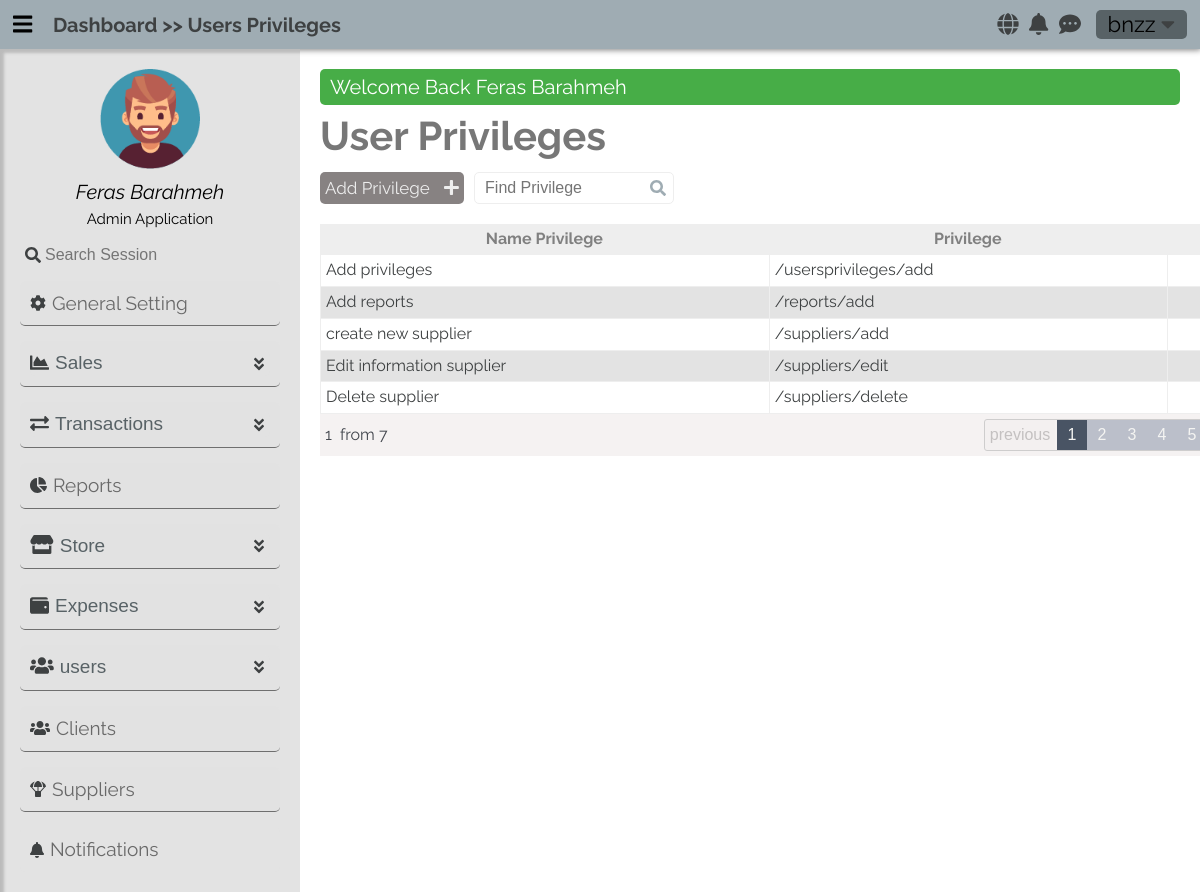
Page /usersprivileges (signed in) on the committed database.
### tables this page shows
CREATE TABLE `users_privileges` (
  `PrivilegeId` tinyint(3) UNSIGNED NOT NULL,
  `Privilege` varchar(30) NOT NULL,
  `PrivilegeTitle` varchar(30) NOT NULL
);

### app/controllers/AbstractController.php (called while the page is built, shortened)
<?php
abstract class AbstractController
{
    protected $_controller;
    protected $_action;
    public $_info = [];
    protected Template $_template;
    protected Registration $_registry;
    private function mergeInfo(): void
    {
        $dictionaryLanguage = $this->language->getDictionary();
        if (isset($dictionaryLanguage) && !empty($dictionaryLanguage))
            $this->_info = array_merge($this->_info, $dictionaryLanguage);
    }
    protected function _renderView(): void
    {
        $view = VIEWS_PATH .$this->_controller . DS . $this->_action . ".view.php";
        $this->_template->setRegistry($this->_registry);
        $this->_template->setActionViewFile($view);
        $this->_template->setData($this->_info);
        $this->_template->renderFiles();
    }
    public function setTemplate($tem): void
    {
        $this->_template = $tem;
    }
    public function setRegistry($registry): void
    {
        $this->_registry = $registry;
    }
    public function setController(mixed $controller): void
    {
        $this->_controller = $controller;
    }
    public function setAction(mixed $action): void
    {
        $this->_action = $action;
    }
}

### app/controllers/UsersPrivilegesController.php (called while the page is built, shortened)
<?php
class UsersPrivilegesController extends AbstractController
{
    public function defaultAction()
    {
        $this->_info["privileges"] = UserPrivilegeModel::getAll();
        $this->_renderView();
    }
}

### app/LIB/frontcontroller.php (called while the page is built, shortened)
<?php
class FrontController
{
    private $_controller = "index";
    private $_action = "default";
    private $_params = [];
    private $_template;
    private Registration $_registry;
    public function __construct(Template $tem, Registration $registry, Authentication $authenticated)
    {
        $this->_template = $tem;
        $this->_registry = $registry;
    }
    public function dispatch(): void
    {
        $actionName          = $this->_action . "Action";
        $controller = new $controllerClassName();
        $controller->setController($this->_controller);
        $controller->setAction($this->_action);
        $controller->setParams($this->_params);
        $controller->setTemplate($this->_template);
        $controller->setRegistry($this->_registry);
        $controller->$actionName();
    }
    public function setController(mixed $controller): void
    {
        if (isset($controller) && $controller) {
            $this->_controller = $controller;
        }
    }
}

### public/index.php (called while the page is built, shortened)
<?php
require_once APP_PATH . DS . "LIB" . DS . "autoload.php";
$session = new SessionManager;
$session->start();
$templateParts = require_once ".." . DS . "app" . DS . "config" . DS . "templateconfig.php";
$template       = new Template($templateParts);
$languages      = new Language();
$message        = Messenger::getInstance($session);
$authenticated  = Authentication::getInstance($session);
$registry       = Registration::getInstance();
$registry->session  = $session;
$registry->language = $languages;
$registry->message  = $message;
$frontController = new FrontController($template, $registry, $authenticated);
$frontController->dispatch();

### app/LIB/autoload.php (called while the page is built, shortened)
<?php
class  AutoLoad {
    public static function autoLoad($className)
    {
        $className = str_replace("APP", '', $className);
        $className = strtolower($className) . ".php" ;
    }
}

### app/LIB/database/databasehandler.php (called while the page is built, shortened)
<?php
abstract class DatabaseHandler
{
    public static function factory():  PDODatabaseHandler | MySQLiDatabaseHandler
    {
        $driver = DATABASE_CONN_DRIVER;
        if ($driver == self::DATABASE_DRIVER_POD) {
            return PDODatabaseHandler::getInstance();
        } elseif ($driver == self::DATABASE_DRIVER_MYSQLI) {
            return MySQLiDatabaseHandler::getInstance();
        }
        return PDODatabaseHandler::getInstance();
    }
}

### app/LIB/database/pdodatabasehandler.php (called while the page is built, shortened)
<?php
class PDODatabaseHandler extends DatabaseHandler
{
    private static $_instance;
    private static $_handler;
    public function __call($name, $arguments)
    {
        return call_user_func_array(array(&self::$_handler, $name), $arguments);
    }
    protected static function init()
    {
        try {
            self::$_handler = new \PDO(
                'mysql:hostname=' . DATABASE_HOST_NAME . ';dbname=' . DATABASE_DB_NAME,
                DATABASE_USER_NAME, DATABASE_PASSWORD, array(
                    \PDO::ATTR_ERRMODE => \PDO::ERRMODE_WARNING,
                    \PDO::MYSQL_ATTR_INIT_COMMAND => 'SET NAMES utf8'
                )
            );
        } catch (\PDOException $e) {
        }
    }
    public static function getInstance(): PDODatabaseHandler
    {
        if(self::$_instance === null) {
            self::$_instance = new self();
        }
        return self::$_instance;
    }
}

### app/models/abstractmodel.php (called while the page is built, shortened)
<?php
class AbstractModel
{
    public static function getAll(): bool|\ArrayIterator
    {
        $query = "SELECT * FROM " . static::$tableName;
        $stmt = DatabaseHandler::factory()->prepare($query);
        $stmt->execute();
        if (method_exists(get_called_class(), "__construct")) {
            $results = $stmt->fetchAll(
                \PDO::FETCH_CLASS | \PDO::FETCH_PROPS_LATE,
                get_called_class(),
                array_keys(static::$tableSchema)
            );
        }
        else {
            $results = $stmt->fetchAll(\PDO::FETCH_CLASS , get_called_class());
        }
        if ((is_array($results) && !empty($results)))  {
            return new \ArrayIterator($results);
        }
        return false;
    }
}

### app/views/usersprivileges/default.view.php (the view, shortened to what this page needs)
<h1 class="title-header"><?= $title_header ?></h1>
<div class="header-option flex mt-10">
    <a href="/usersprivileges/add" class=""><?= $text_content_add_privilege ?> <i class="fa fa-plus ml-10"></i></a>
    <div class="search">
        <label for="find-user"></label><input type="search"   placeholder="<?= $text_content_search_privilege ?>">
        <i class="fa fa-search lens"></i>
    </div>
</div>
<div class="container-table responsive-table mt-20" id="employees-table">
    <table class="pagination-table">
        <thead>
        <tr>
            <th><?= $text_table_name_privilege ?></th>
            <th><?= $text_table_privilege ?></th>
            <th><?= $text_table_control ?></th>
        </tr>
        </thead>
        <tbody>
            <?php
                if (! empty($privileges)) {
                    foreach ($privileges as $privilege) {
                        ?>
                            <tr class="">
                                <td class=""><?= $privilege->PrivilegeTitle ?></td>
                                <td class=""><?= $privilege->Privilege ?></td>
                                <td class="controller-btns">
                                </td>
                            </tr>
                        <?php
                    }
                }
            ?>
        </tbody>
    </table>
</div>

### app/LIB/template/Template.php (shortened to what this page needs)
<?php
class Template
{
    private $_templateParts;
    private $_actionView;
    public function __construct(array $templateParts)
    {
        $this->_templateParts = $templateParts;
    }
    public function setActionViewFile($file): void
    {
        $this->_actionView = $file;
    }
    private function setTemplateHeaderStart(): void
    {
        require_once TEMPLATE_PATH . "templateheaderstart.php";
    }
    private function setTemplateHeaderEnd(): void
    {
        require_once TEMPLATE_PATH . "templateheaderend.php";
    }
    private function ifKeyTemplatePartExist($nameKey): bool
    {
        return array_key_exists($nameKey, $this->_templateParts);
    }
    private function requireFiles($parts): void
    {
        foreach ($parts as $partKey => $partValue) {
            if ($partKey === NAME_VIEW_TEMPLATE_KEY) {
                require_once $this->_actionView;
            }
            else  {
                require_once $partValue;
            }
        }
    }
    private function renderTemplateFiles(): void
    {
        if ($this->ifKeyTemplatePartExist(NAME_TEMPLATE_BLOCK_KEY)) {
            $parts = $this->_templateParts[NAME_TEMPLATE_BLOCK_KEY];
            if(! empty($parts)) {
                $this->requireFiles($parts);
            }
        } else {
            trigger_error("Name Template Key Not Found", E_USER_WARNING);
        }
    }
    private function generateLinksTags($resources, &$links, $type="css"): void
    {
        if (!empty($resources)) {
            foreach ($resources as $resourceKey => $resourceValue) {
                if ($type === "css")
                    $links .=  '<link rel="stylesheet" href="' . $resourceValue .'">';
                else
                    $links .= '<script src="' . $resourceValue. '" ></script>';
            }
        }
    }
    private function renderHeaderResources(): void
    {
        if ($this->ifKeyTemplatePartExist(NAME_TEMPLATE_HEADER_RESOURCES)) {
            $resources = $this->_templateParts[NAME_TEMPLATE_HEADER_RESOURCES];
            $links = '';
            if(! empty($resources)) {
                $css = $resources["css"];
                $this->generateLinksTags($css, $links, "css");
                $js = $resources["js"];
                $this->generateLinksTags($js, $links, "js");
            }
            echo $links;
        }
        else {
            trigger_error("Name Template Key Not Found ( " . NAME_TEMPLATE_HEADER_RESOURCES . ')', E_USER_WARNING);
        }
    }
    private function setTemplateFooter(): void
    {
        require_once TEMPLATE_PATH . "tempaltefooter.php";
    }
    public function renderFiles(): void
    {
        $this->renderHeaderResources();
        $this->renderTemplateFiles();
    }
}

### public/css/en/main.css (style rules this page uses)
* { margin: 0; padding: 0; border: 0; outline: none; line-height: 1.3; font-size: 1em; -webkit-transition: all 500ms; -moz-transition: all 500ms; -o-transition: all 500ms; transition: all 500ms; }
body { height: 74vh; background-color: var(--bg-black-30); font-family: 'Raleway', sans-serif; }
h1, h2, h3, h4, h5 { margin: 0; padding: 0; }
a { text-decoration: none; }
:root body { --bg-black-900 : #3E4142; --bg-black-100 : #9FACB3; --bg-black-70 : #E3E3E3; --bg-black-50 : #D6E8F0; --bg-black-30 : #ffffff; --text-black-900 : #586266; --text-black-700 : #3E4142; --text-black-30 : #eee; }
h1.title-header { font-size: 40px; color: #777; }
.container-table { width: 100%; min-width: 1000px; }
table { border-spacing: unset; transition: all 3s ease-in-out; }
.container-table table { width: 100%; }
table td, table th { padding: 5px ; white-space: nowrap; }
table thead th { background-color: #EEE; color: gray; font-size: 16px; }
table tbody tr { opacity: 1; transition: opacity .3s ease-in-out; }
table tbody tr:nth-child(odd) { background-color: var(--bg-black-30); }
table tbody tr:nth-child(even) { background-color: var(--bg-black-70); }
table tbody td { border-bottom: 1px solid #eee; border-left: 1px solid #eee; transition: all .3s ease-in-out; color: var(--text-black-700); }
table tbody td:last-child { border-right: 1px solid #eee; }
table tbody .controller-btns { text-align: center; }

### public/css/shortcut.css (style rules this page uses)
:root { --danger-color-900: red; --danger-color-700: #c82d2d; --danger-color-500: #c13a3a; --danger-color-300: #c34f4f; --success-color-900: green; --success-color-700: #0a800a; --success-color-500: #178717; --success-color-300: #47ad47; --info-color-900: blue; --info-color-700: #1212d1; --info-color-500: #1f1fa9; --info-color-300: #7878fa; --warning-color-900: #b93e00; --warning-color-700: #d8d827; --warning-color-500: #b7b730; --warning-color-300: #FF9966; }
.flex { display: flex; }
.mt-10 { margin-top: 10px; }
.mt-20 { margin-top: 20px; }
.ml-10 { margin-left: 10px; }
.responsive-table { overflow-x: auto; }

### public/css/en/user.css (style rules this page uses)
.header-option { align-items: center; }
.header-option a { background-color: #878282; color: #EEEEEE; border-radius: 5px; cursor: pointer; padding-right: 14px; font-size: 17px; transition: .3s ease-in-out; }
.header-option .search { margin-left: 10px; position: relative; }
.header-option .search input { border: 1px solid #eee; padding: 5px 10px; border-radius: 5px; width: 200px; transition: width .3s ease-in-out; }
.header-option .search .lens { color: var(--bg-black-100); position: absolute; right: 8px; top: 27%; display: block; }

### public/css/en/employee.css (style rules this page uses)
.header-option { align-items: center; }
.header-option a { background-color: #878282; color: #EEEEEE; padding: 5px; border-radius: 5px; cursor: pointer; font-size: 17px; }
.header-option .search { margin-left: 10px; position: relative; }
.header-option .search input { border: 1px solid #eee; padding: 5px 10px; border-radius: 5px; width: 200px; transition: width .3s ease-in-out; }
.header-option .search .lens { color: var(--bg-black-100); position: absolute; right: 8px; top: 27%; display: block; }

### rows in the picture
users_privileges: PrivilegeTitle "Add privileges", Privilege "/usersprivileges/add"
users_privileges: PrivilegeTitle "Add reports", Privilege "/reports/add"
users_privileges: PrivilegeTitle "create new supplier", Privilege "/suppliers/add"
users_privileges: PrivilegeTitle "Edit information supplier", Privilege "/suppliers/edit"
users_privileges: PrivilegeTitle "Delete supplier", Privilege "/suppliers/delete"

### other values in the picture
$message[0] "Welcome Back Feras Barahmeh"
